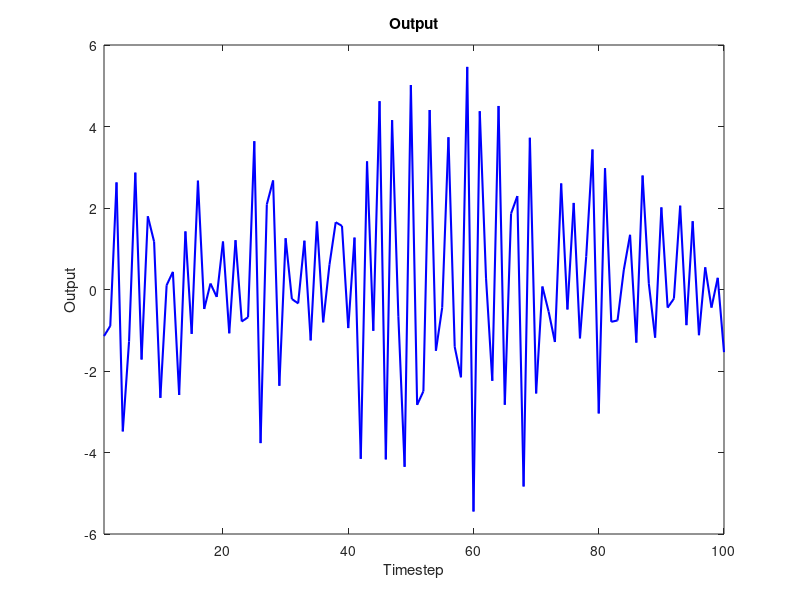

Write MATLAB code to recreate this figure. (Note: this script raises an error after producing the figure.)
clear all
close all
clc

%% generate data
Ts = 0.1;
z = tf('z', Ts);
A = 1 + 1.1 * z^-1 + 0.7 * z^-2;
B = 0.3 * z^-1 - 1.5 * z^-2;
N = 100;

% generate dataset
rng(2);
e1 = randn(N,1) * sqrt(0.5);
rng(1);
u1 = randn(N,1) * sqrt(0.5);

y1 = lsim(B/A, u1) + e1;

figure(1)
plot(1:N, y1, 'b', 'LineWidth', 1.5)
title('Output')
xlim([1 N])
xlabel('Timestep')
ylabel('Output')

%% LS estimation of A and B
na = [1 2 3 2 3]'; % orders of A
nb = [2 2 2 3 3]'; % orders of B

Theta_LS = LS_estimation(u1, y1, na, nb);

%% instrumental variables
% generate a new dataset
rng(3);
u2 = randn(N,1) * sqrt(0.5);
rng(4);
e2 = randn(N,1) * sqrt(0.5);

% compute instrumental variable for each LS
x = zeros(N, length(na));
for i = 1:length(na)
    x(:, i) = lsim(tf([0 Theta_LS(na(i)+1:(na(i)+nb(i)), i)'], [1 Theta_LS(1:na(i), i)'], Ts), u2);
end

y2 = lsim(B/A, u2) + e2;

% estimate parameters with IV
theta_IV = zeros(na(end) + nb(end), length(na));
theta_IV = LS_estimation_IV(u2, y2, x, na, nb);

%% MSE of the output predicted by each model
% define new dataset
rng(5);
u3 = randn(N,1) * sqrt(0.5);
rng(6);
e3 = randn(N,1) * sqrt(0.5);

y3 = lsim(B/A, u3) + e3;

% predictions with LS
y_LS = zeros(N, length(na));
for i = 1:length(na)
    y_LS(:, i) = lsim(tf([0 Theta_LS(na(i)+1:(na(i)+nb(i)), i)'], [1 Theta_LS(1:na(i), i)'], Ts), u3);
end

% predictions with IV
y_IV = zeros(N, length(na));

for i = 1:length(na)
    y_IV(:, i) = lsim(tf([0 theta_IV(na(i)+1:(na(i)+nb(i)), i)'], [1 theta_IV(1:na(i), i)'], Ts), u3);
end

figure(2)
subplot(5,1,1)
plot(1:N, y3)
hold on;
plot(1:N, y_LS(:,1))
plot(1:N, y_IV(:,1))
title('n = 1, m = 2')
hold off;
legend('True plant', 'LS', 'IV')

subplot(5,1,2)
plot(1:N, y3)
hold on;
plot(1:N, y_LS(:,2))
plot(1:N, y_IV(:,2))
hold off;
title('n = 2, m = 2')

subplot(5,1,3)
plot(1:N, y3)
hold on;
plot(1:N, y_LS(:,3))
plot(1:N, y_IV(:,3))
hold off;
title('n = 3, m = 2')

subplot(5,1,4)
plot(1:N, y3)
hold on;
plot(1:N, y_LS(:,4))
plot(1:N, y_IV(:,4))
hold off;
title('n = 2, m = 3')

subplot(5,1,5)
plot(1:N, y3)
hold on;
plot(1:N, y_LS(:,5))
plot(1:N, y_IV(:,5))
hold off;
title('n = 3, m = 3')

xlabel('Timestep')

%% MSE
MSE_LS = zeros(length(na), 1);
for k = 1:length(na)
    for i = 1:N
        MSE_LS(k) = MSE_LS(k) + (y3(i) - y_LS(i, k)) ^ 2;
    end
end
MSE_LS = MSE_LS ./ N;

MSE_IV = zeros(length(na), 1);
for k = 1:length(na)
    for i = 1:N
        MSE_IV(k) = MSE_IV(k) + (y3(i) - y_IV(i, k)) ^ 2;
    end
end
MSE_IV = MSE_IV ./ N;

figure(3)
plot(1:length(na), MSE_LS, 'o')
hold on;
plot(1:length(na), MSE_IV, 'o')
hold off;
title('MSE')
xlabel('Experiment number')
legend('LS MSE', 'IV MSE')

[min_LS, idx_LS] = min(MSE_LS, [], 'all');
[min_IV, idx_IV] = min(MSE_IV, [], 'all');

if min_LS < min_IV
    disp('LS has a lower error!')
else
    disp('IV has a lower error!')
end

%% Which model has least MSE? Why?
disp('Better results with same order of the polynomials.')